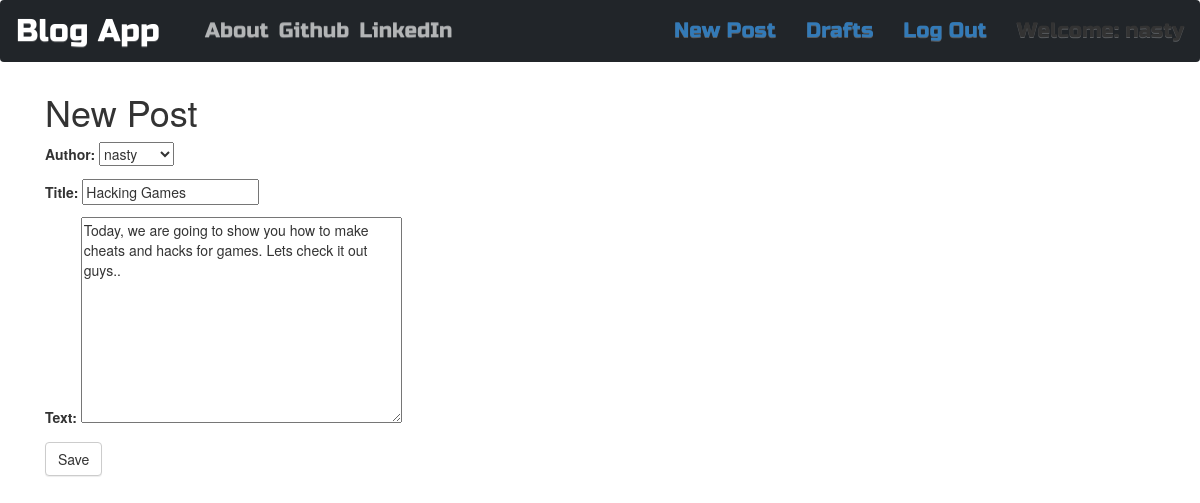
The page /post/20/edit/ (signed in) on the database its author committed.
### blog_app/models.py (models this page shows, shortened)
class Post(models.Model):
    author = models.ForeignKey(User, on_delete=models.CASCADE)
    title = models.CharField(max_length=54)
    text =  models.TextField()
    created_date = models.DateTimeField(default=timezone.now())
    published_date = models.DateTimeField(blank=True, null=True)

### blog_app/views.py (the view)
# urls.py: path('post/<int:pk>/edit/',views.PostUpdateView.as_view(), name='post_edit'),
class PostUpdateView(LoginRequiredMixin,UpdateView):
    login_url = '/login/' # before login
    redirect_field_name = 'blog_app/post_detail.html' #after login
    form_class = PostForm
    model = Post

### blog_app/forms.py
class PostForm(forms.ModelForm):
    class Meta():
        model = Post
        fields = ('author','title', 'text')
        widgets = {
            'title':forms.TextInput(attrs={
                'class':'textinputclass'
            }),
            'text':forms.Textarea(attrs={
                'class':'editable medium-editor-textarea'
            })
        }

### blog_app/templates/blog_app/post_form.html (shortened to what this page needs)
{% extends "blog_app/base.html" %}
{% block content %}
<h1>New Post</h1>
<form class="post-form" method="post" >
    {{form.as_p}}
    <button type="submit" class="save btn btn-default">Save</button>
</form>
{% endblock %}

### blog_app/templates/blog_app/base.html (shortened to what this page needs)
<!DOCTYPE html>
{% load static %}
<html>
    <head>
        <link href="https://cdn.jsdelivr.net/npm/bootstrap@5.0.0-beta3/dist/css/bootstrap.min.css" rel="stylesheet">
        <link rel="stylesheet" href="https://maxcdn.bootstrapcdn.com/bootstrap/3.3.7/css/bootstrap-theme.min.css">
        <link rel="stylesheet" href="https://maxcdn.bootstrapcdn.com/bootstrap/3.3.7/css/bootstrap.min.css">
        <link rel="stylesheet" href="//cdn.jsdelivr.net/npm/medium-editor@latest/dist/css/medium-editor.min.css" type="text/css" media="screen" charset="utf-8">
        <link rel="stylesheet" href="{% static 'css/blog.css' %}">
    </head>
    <body class="loader">
        <nav class="navbar navbar-expand-lg navbar-dark bg-dark techfont">
            <a class="navbar-brand bigbrand" href="{% url 'blog_app:post_list' %}">Blog App</a>
            <div class="collapse navbar-collapse" id="navbarNav">
              <ul class="navbar-nav">
                <li class="nav-item">
                  <a class="nav-link" href="{% url 'blog_app:about' %}">About</a>
                </li>
                <li class="nav-item">
                  <a class="nav-link" href="https://github.com">Github</a>
                </li>
                <li class="nav-item">
                  <a class="nav-link" href="https://linkedin.com">LinkedIn</a>
                </li>
              </ul>
              <ul class="nav navbar-nav navbar-right">
                {% if user.is_authenticated %}
                <li>
                  <a href="{% url 'blog_app:post_new' %}">New Post</a>
                </li>
                <li>
                  <a href="{% url 'blog_app:post_draft_list' %}">Drafts</a>
                </li>
                <li>
                  <a href="{% url 'logout' %}">Log Out</a>
                </li>
                <li>
                  <a>Welcome: {{user.username}}</a>
                </li>
                {% else %}
                <li><a class='nav navbar-right' href="{% url 'login' %}"><span class='glyphicon glyphicon-user'></span></a></li>
                {% endif %}
              </ul>
            </div>
          </nav>
          <div class="content container">
            <div class="row">
              <div class="col-md-8">
                <div class="blog_posts">
                  {% block content %}
                  {% endblock %}
                </div>
              </div>
          </div>
    </body>
</html>

### blog_app/static/css/blog.css (style rules this page uses)
.techfont { font-family: 'Russo One', sans-serif; font-size: 1.5em; margin-bottom: 10px; }
.bigbrand { font-size: 1.5em; }
.loader { filter:hue-rotate(0deg); color:linear-gradient(45deg,#0f8,#08f); animation:hue 10000ms infinite linear; }

### rows shown on the page
Post: author "nasty", title "Hacking Games", text "Today, we are going to show you how to make cheats and hacks for games. Lets check it out guys.."

### other values the page prints
{{ user.username }} "nasty"
